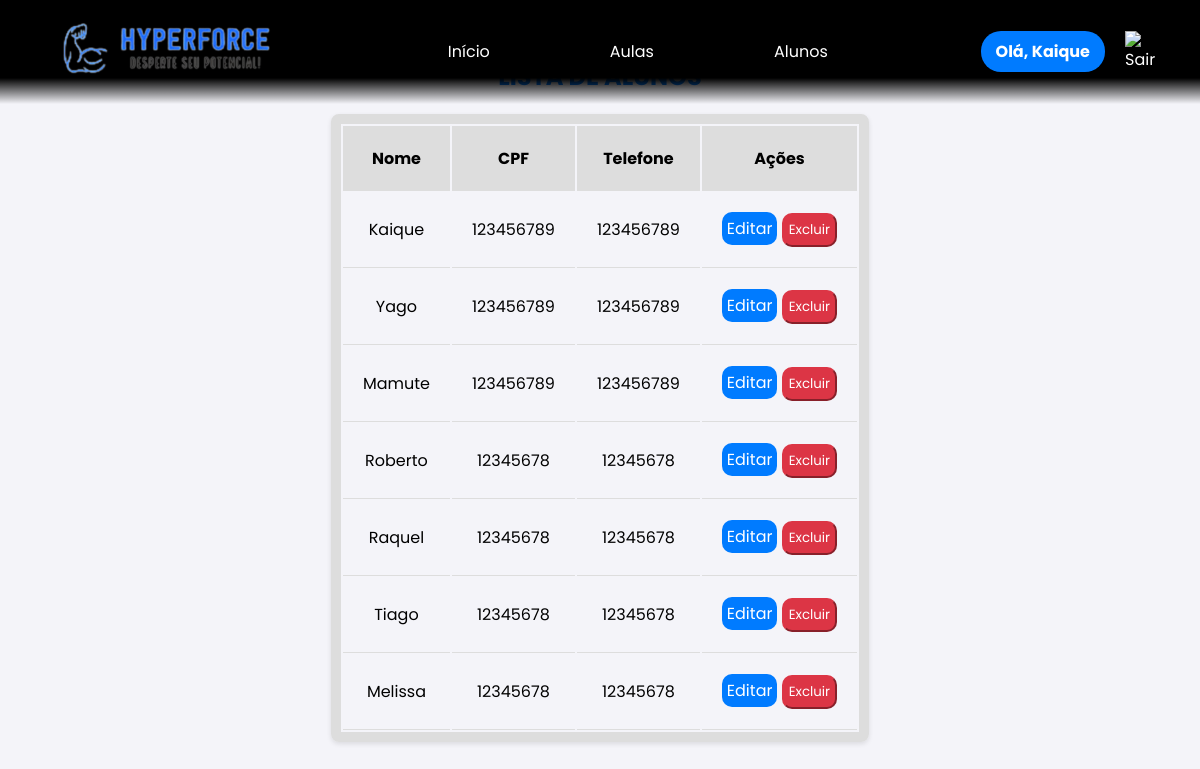
Page /php/alunos.php (signed in) on the committed database.
### tables this page shows
CREATE TABLE `aluno` (
  `aluno_cod` int(11) NOT NULL,
  `aluno_nome` varchar(100) NOT NULL,
  `aluno_email` varchar(255) NOT NULL,
  `aluno_cpf` varchar(14) NOT NULL,
  `aluno_endereco` varchar(255) DEFAULT NULL,
  `aluno_telefone` varchar(20) DEFAULT NULL,
  `aluno_nasc` date DEFAULT NULL,
  `aluno_senha` varchar(255) NOT NULL,
  `fk_aula_cod` int(11) DEFAULT NULL
);

### php/alunos.php (the view, shortened to what this page needs)
<?php
include('config.php');
$sql = "SELECT aluno_cod, aluno_nome, aluno_cpf, aluno_telefone FROM aluno";
$result = $conexao->query($sql);
?>
<!DOCTYPE html>
<html lang="pt-br">
<head>
    <link rel="stylesheet" href="../css/alunos.css">
</head>
<body>
    <header>
        <nav class="navbar">
            <a href="home.php"><img src="../img/logo_2.png" alt="" class="logo"></a>
            <ul>
                <li><a href="home.php">Início</a></li>
                <?php if (!isset($_SESSION['tipo_sessao'])): ?>
                    <li><a href="aulas.php">Aulas</a></li>
                <?php else: ?>
                    <?php if ($_SESSION['tipo_sessao'] === 'aluno'): ?>
                        <li><a href="aulas.php">Aulas</a></li>
                        <li><a href="alunos.php">Alunos</a></li>
                    <?php elseif ($_SESSION['tipo_sessao'] === 'instrutor'): ?>
                        <li><a href="aulas.php">Aulas</a></li>
                        <li><a href="alunos.php">Alunos</a></li>
                        <li><a href="instrutor.php">Instrutores</a></li>
                    <?php endif; ?>
                <?php endif; ?>
            </ul>
            <?php if (isset($_SESSION['nome_sessao'])): ?>
                <div class="usuario">
                    <a href="#" id="nome_usuario">Olá, <?= htmlspecialchars($_SESSION['nome_sessao']) ?></a>
                    <img id="logout" src="../img/logout.png" alt="Sair">
                </div>
            <?php else: ?>
                <a href="login.php" id="entrar">Entrar</a>
            <?php endif; ?>
        </nav>
    </header>
    <main>
        <div class="container">
            <h2>LISTA DE ALUNOS</h2>
            <?php
            if ($result) {
                if ($result->num_rows > 0) {
                    echo "<table class='table table-bordered'>
                            <thead>
                                <tr>
                                    <th>Nome</th>
                                    <th>CPF</th>
                                    <th>Telefone</th>
                                    <th>Ações</th>
                                </tr>
                            </thead>
                            <tbody>";
                    while ($row = $result->fetch_assoc()) {
                        echo "<tr>
                                <td>" . htmlspecialchars($row["aluno_nome"]) . "</td>
                                <td>" . htmlspecialchars($row["aluno_cpf"]) . "</td>
                                <td>" . htmlspecialchars($row["aluno_telefone"]) . "</td>
                                <td>
                                    <a href='editar_aluno.php?id=" . $row["aluno_cod"] . "' class='btn btn-warning btn-sm'>Editar</a>
                                    <button class='btn btn-danger btn-sm delete-btn' data-id='" . $row["aluno_cod"] . "'>Excluir</button>
                                </td>
                              </tr>";
                    }
                    echo "</tbody></table>";
                } else {
                    echo "<p>Nenhum aluno encontrado.</p>";
                }
            } else {
                echo "<p>Erro ao executar a consulta: " . $conexao->error . "</p>";
            }
            ?>
        </div>
    </main>
</body>
</html>

### css/alunos.css (style rules this page uses)
* { margin: 0; padding: 0; box-sizing: border-box; font-family: 'Poppins'; scroll-behavior: smooth; }
.navbar { display: flex; justify-content: space-between; align-items: center; background: linear-gradient(180deg, black, black, black, black, rgba(0, 0, 0, 0)); position: absolute; z-index: 1; color: #fff; padding: 15px; width: 100%; }
.navbar .logo { max-width: 250px; margin-left: 30px; }
.navbar ul { display: flex; }
.navbar ul li { margin-right: 60px; margin-left: 60px; list-style: none; }
.navbar ul li a { color: white; text-decoration: none; transition: 0.2s ease-in-out; }
.navbar .usuario { display: flex; justify-content: center; align-items: center; }
.navbar #nome_usuario { background-color: #007BFF; color: #fff; padding: 8px 15px; border-radius: 20px; text-decoration: none; font-weight: bold; margin-right: 20px; transition: 0.2s ease-in-out; }
#logout { max-width: 40px; cursor: pointer; margin-right: 20px }
main { display: flex; justify-content: center; align-items: center; flex-direction: column; height: 100vh; background-color: #f4f4f9; }
h2 { color: #007bff; margin-bottom: 20px; text-align: center; }
.table { border-radius: 8px; border: 10px solid #ddd; box-shadow: 0 2px 5px rgba(0, 0, 0, 0.1); }
.table th { font-weight: bold; background-color: #ddd; }
.table td { border-bottom: 1px solid #ddd; }
.table th, .table td { text-align: center; padding: 20px; }
.btn { transition: background-color 0.3s ease; }
.btn-warning { background-color: #007bff; border-color: #007bff; padding: 5px; border-radius: 10px; text-decoration: none; color: white; }
.btn-danger { background-color: #dc3545; border-color: #dc3545; padding: 5px; border-radius: 10px; text-decoration: none; color: white; }

### rows in the picture
aluno: aluno_nome "Kaique", aluno_cpf "123456789", aluno_telefone "123456789"
aluno: aluno_nome "Yago", aluno_cpf "123456789", aluno_telefone "123456789"
aluno: aluno_nome "Mamute", aluno_cpf "123456789", aluno_telefone "123456789"
aluno: aluno_nome "Roberto", aluno_cpf "12345678", aluno_telefone "12345678"
aluno: aluno_nome "Raquel", aluno_cpf "12345678", aluno_telefone "12345678"
aluno: aluno_nome "Tiago", aluno_cpf "12345678", aluno_telefone "12345678"
aluno: aluno_nome "Melissa", aluno_cpf "12345678", aluno_telefone "12345678"

### other values in the picture
$_SESSION['nome_sessao'] "Kaique"
